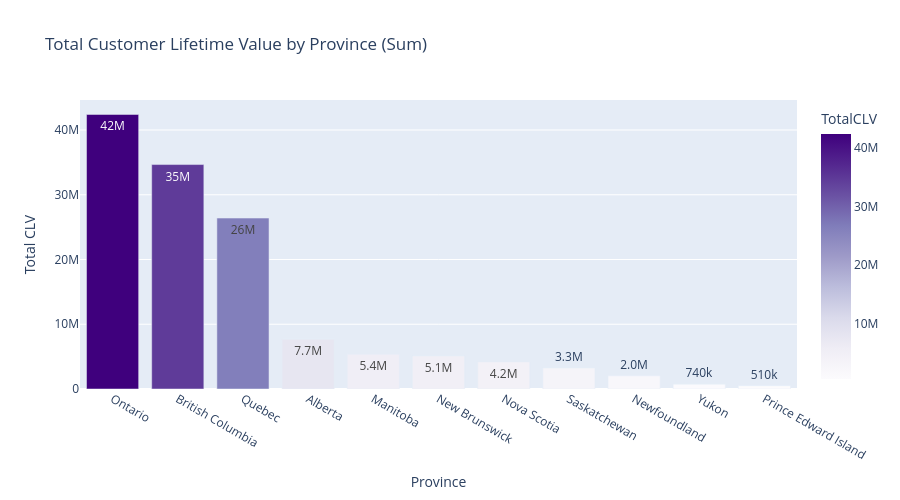

Here is the notebook cell this chart was saved with:
### Markdown cell above
#### Province and Customer LifeTime Value (sum) Distribution

### Code cell
clv_sum = (
    customers.groupby('Province or State')['Customer Lifetime Value']
    .sum()
    .reset_index(name='TotalCLV')
    .sort_values('TotalCLV', ascending=False)
)

fig = px.bar(
    clv_sum,
    x='Province or State',
    y='TotalCLV',
    title='Total Customer Lifetime Value by Province (Sum)',
    text_auto='.2s',
    color='TotalCLV',
    color_continuous_scale='Purples'
)
fig.update_layout(xaxis_title='Province', yaxis_title='Total CLV', height=500)
fig.show()

### Figure 1 — Plotly figure (JSON) as saved in the notebook; plotly's stock layout.template omitted (floating-point values rounded to 4 significant figures)
{"data": [{"alignmentgroup": "True", "hovertemplate": "Province or State=%{x}<br>TotalCLV=%{marker.color}<extra></extra>", "legendgroup": "", "marker": {"color": [42400000.0, 34660000.0, 26400000.0, 7701000.0, 5362000.0, 5107000.0, 4187000.0, 3253000.0, 2047000.0, 735500.0, 508500.0], "coloraxis": "coloraxis", "pattern": {"shape": ""}}, "name": "", "offsetgroup": "", "orientation": "v", "showlegend": false, "textposition": "auto", "texttemplate": "%{y:.2s}", "type": "bar", "x": ["Ontario", "British Columbia", "Quebec", "Alberta", "Manitoba", "New Brunswick", "Nova Scotia", "Saskatchewan", "Newfoundland", "Yukon", "Prince Edward Island"], "xaxis": "x", "y": [42400000.0, 34660000.0, 26400000.0, 7701000.0, 5362000.0, 5107000.0, 4187000.0, 3253000.0, 2047000.0, 735500.0, 508500.0], "yaxis": "y"}], "layout": {"barmode": "relative", "coloraxis": {"colorbar": {"title": {"text": "TotalCLV"}}, "colorscale": [[0, "rgb(252,251,253)"], [0.125, "rgb(239,237,245)"], [0.25, "rgb(218,218,235)"], [0.375, "rgb(188,189,220)"], [0.5, "rgb(158,154,200)"], [0.625, "rgb(128,125,186)"], [0.75, "rgb(106,81,163)"], [0.875, "rgb(84,39,143)"], [1, "rgb(63,0,125)"]]}, "height": 500, "legend": {"tracegroupgap": 0}, "title": {"text": "Total Customer Lifetime Value by Province (Sum)"}, "xaxis": {"anchor": "y", "domain": [0, 1], "title": {"text": "Province"}}, "yaxis": {"anchor": "x", "domain": [0, 1], "title": {"text": "Total CLV"}}}}
